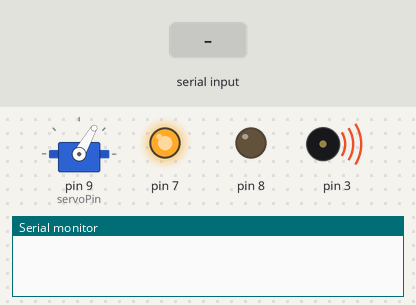
Simulated run of this sketch. Board: Arduino Uno, built with avr-gcc and run on an emulated ATmega328P. On the bench: servo, output pins drawn as LEDs (lit = HIGH), buzzer (waves = sounding), the last lines printed to the serial monitor. Dashed ring = blinking. The test bench sets the inputs (shaded band).

Above: at 1.2 s.
1.3 s: "1" received over Serial
At 3.1 s:
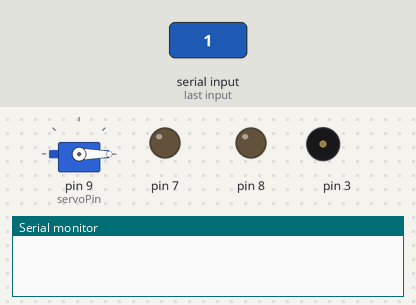
At 6.8 s:
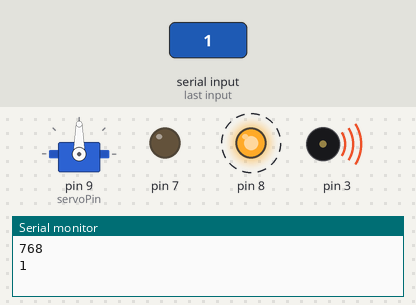
Timing chart, 0 to 15.5 s (numbered marks = the images above; inputs shaded):
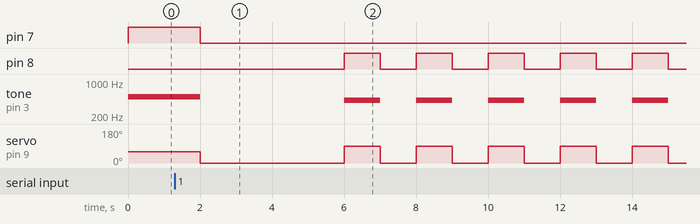

The sketch:

tapcodeasciiarrayserialread1.ino
```cpp
// C++ code
//
#include <Servo.h>

Servo myservo;
 #define servoPin 9

int angle =0;
// a-z 97 122 ascii code in decimal
// translate sentence with python code to save arduino memory
int letters[] = {11,12,13,14,15,21,22,23,24,25,13,31,32,33,34,35,41,42,43,44,45,51,52,53,54,55};

void setup()
{
  myservo.attach(servoPin);
  pinMode(8,OUTPUT);
  pinMode(7,OUTPUT);
  pinMode(3,OUTPUT);
  Serial.begin(9600);


}

void loop()
{
  int s=0; // var to hold two digit number that matches letter
  char ch; // var to hold char from serial
  if (Serial.available()>0){
    ch = Serial.read();
    s = letters[ch - 'a']; // ch = a  s will be zero and so on becaue of ascii code in decimal
    Serial.println(s);
    Serial.println(ch);
  }

  //When you enter a sentence in to the serial like "greg is good"
  //it will process the whole sentence one character at a time
  // spaces will produce an s that is zero
  // the sentence is held in the 128 byte UART buffer
  // and each byte of teh sentence is removed as read.

    if (s==0){
      // go backward for start of word
      // move servo
      myservo.write(60);
      // light green leg
      digitalWrite(7,HIGH);
      // piezo
      tone(3,500);
  	  delay(2000);
      myservo.write(0);
      digitalWrite(7,LOW);
      noTone(3);
      delay(4000);

    }
    else{
      // start tapping out letter in word
      // use math to get the number in 10s place
        int lttr = s;
  		for (int i = 0; i<floor(lttr/10);i++){
  		myservo.write(90);
        digitalWrite(8,HIGH);
        // piezo
        tone(3,420);
  		delay(1000);
  		myservo.write(0);
        digitalWrite(8,LOW);
        noTone(3);
  		delay(1000);
 		 }
  		// delay between letter half
        // use math to get the number in the 1s place
  		delay(2000);
  		for (int i =0; i <lttr%10;i++){
  		myservo.write(90);
        digitalWrite(8,HIGH);
        // piezo
        tone(3,420);
  		delay(1000);
  		myservo.write(0);
        digitalWrite(8,LOW);
        noTone(3);
  		delay(1000);
  		}
  		// delay between letters
  		delay(4000);
   		 }

}
```

Measured:
- after the input at 1.3 s, pin 7: goes on until 2.0 s, then stays LOW; pin 8: alternates HIGH for 1.0 s and LOW for 1.0 s, starting after 4.7 s
- by itself, tone on pin 3: repeats every 2.0 s: 420 Hz 1.0 s, silent 1.0 s
- by itself, servo on pin 9 (servoPin): repeats every 2.0 s: 90° 1.0 s, 0° 1.0 s
